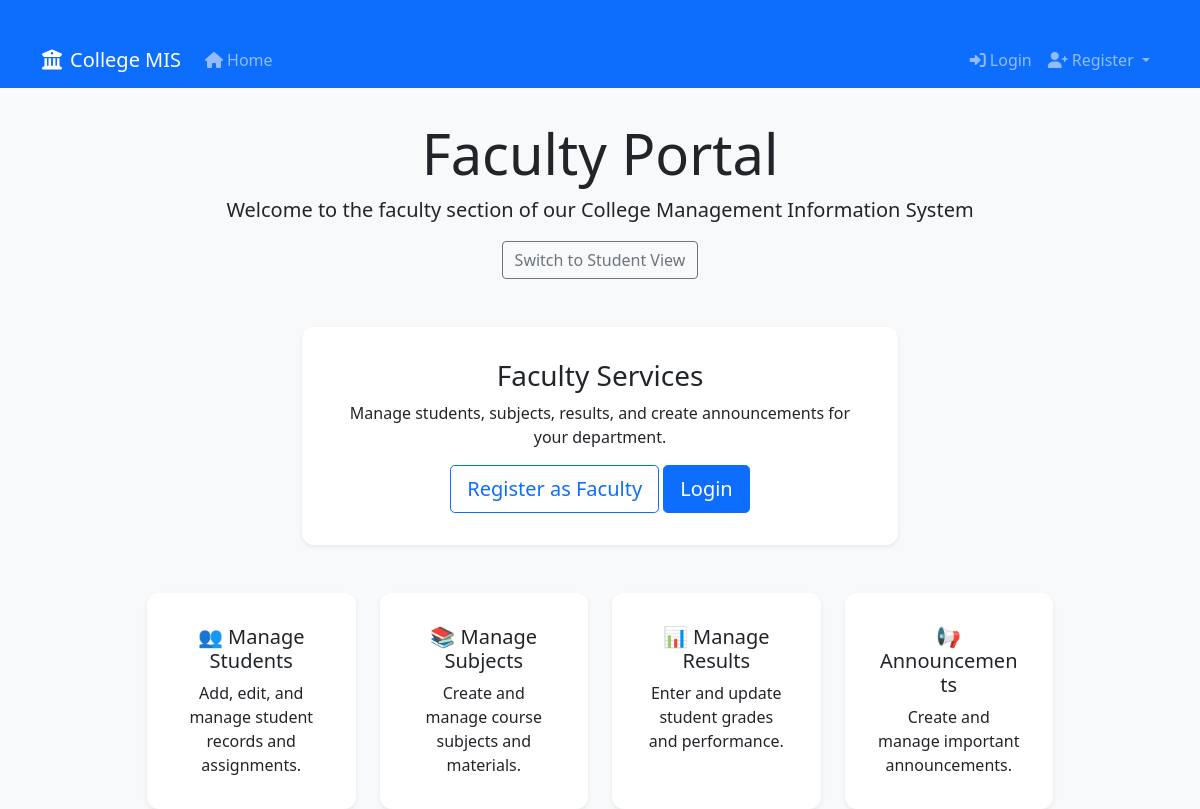
The page /faculty/home/ on the database as committed earlier.
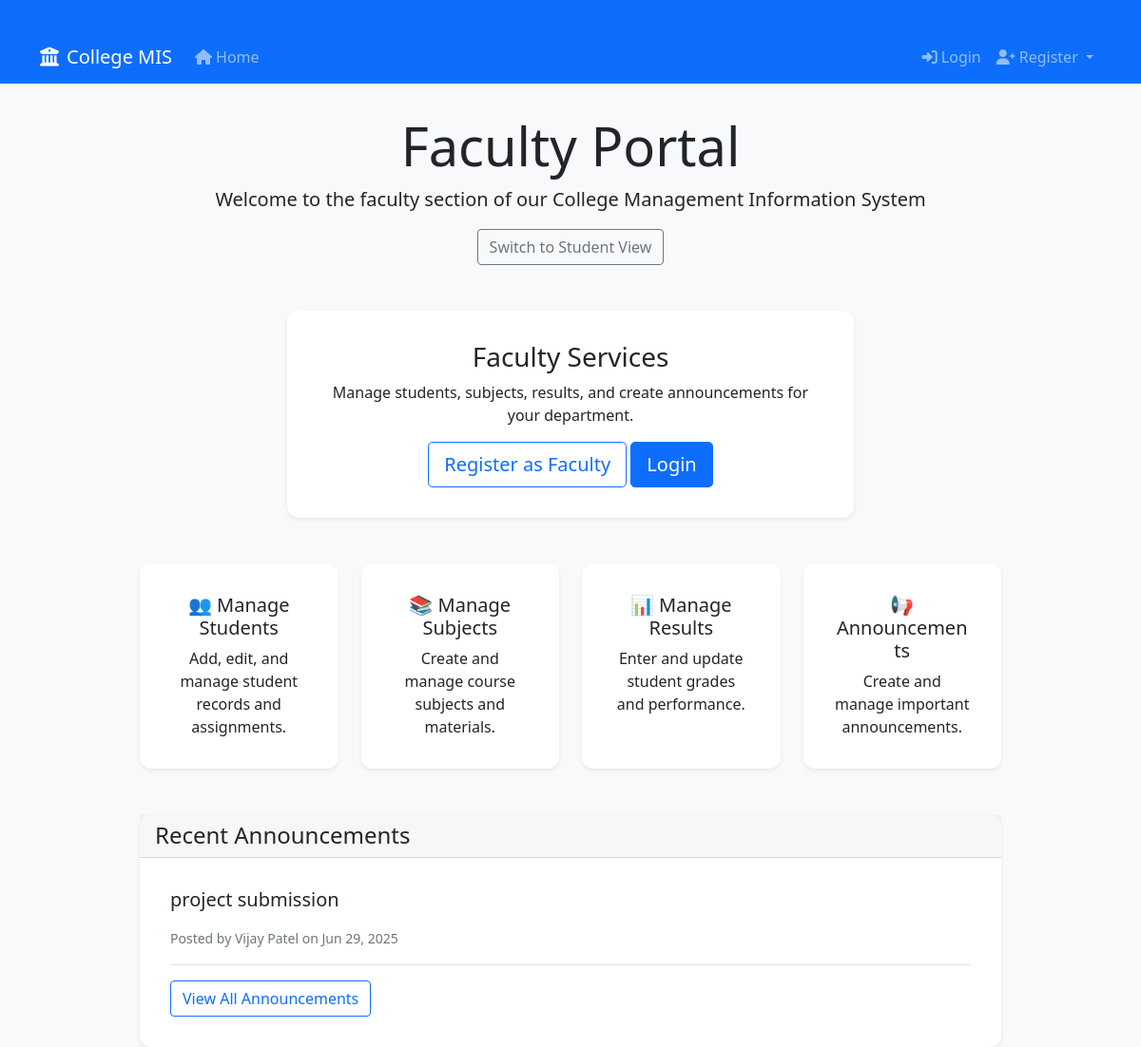
The same page on the database as committed later.
### core/models.py (models this page shows, shortened)
class Announcement(models.Model):
    title = models.CharField(max_length=200)
    message = models.TextField()
    created_at = models.DateTimeField(auto_now_add=True)
    to_students = models.ManyToManyField(Student, blank=True)
    to_groups = models.CharField(max_length=100, blank=True)  # For group announcements
    created_by = models.ForeignKey(Faculty, on_delete=models.SET_NULL, null=True, blank=True)

class Faculty(models.Model):
    user = models.OneToOneField('core.User', on_delete=models.CASCADE)
    phone_number = models.CharField(max_length=20, blank=True)
    department = models.CharField(max_length=100, blank=True)

class User(AbstractUser):
    is_student = models.BooleanField(default=False)
    is_faculty = models.BooleanField(default=False)

### faculty/views.py (the view)
# urls.py: path('home/', faculty_home, name='faculty_home'),
def faculty_home(request):
    announcements = Announcement.objects.all().order_by('-created_at')[:5]
    return render(request, 'faculty/home.html', {'announcements': announcements})

### templates/faculty/home.html (shortened to what this page needs)
{% extends 'base.html' %}
{% block content %}
<div class="container">
  <div class="row justify-content-center">
    <div class="col-md-10">
      <div class="text-center mb-5">
        <h1 class="display-4">Faculty Portal</h1>
        <p class="lead">Welcome to the faculty section of our College Management Information System</p>
        <div class="mb-3">
          <a href="{% url 'students_home' %}" class="btn btn-outline-secondary">Switch to Student View</a>
        </div>
      </div>
      <div class="row mb-5">
        <div class="col-md-8 mx-auto">
          <div class="card shadow-sm">
            <div class="card-body text-center">
              <h3 class="card-title">Faculty Services</h3>
              <p class="card-text">Manage students, subjects, results, and create announcements for your department.</p>
              {% if user.is_authenticated and user.faculty %}
                <a href="{% url 'faculty_dashboard' %}" class="btn btn-primary btn-lg">Go to Dashboard</a>
              {% else %}
                <div class="d-grid gap-2 d-md-block">
                  <a href="{% url 'register_faculty' %}" class="btn btn-outline-primary btn-lg">Register as Faculty</a>
                  <a href="{% url 'login' %}" class="btn btn-primary btn-lg">Login</a>
                </div>
              {% endif %}
            </div>
          </div>
        </div>
      </div>
      <div class="row">
        <div class="col-md-3">
          <div class="card shadow-sm h-100">
            <div class="card-body text-center">
              <h5 class="card-title">👥 Manage Students</h5>
              <p class="card-text">Add, edit, and manage student records and assignments.</p>
            </div>
          </div>
        </div>
        <div class="col-md-3">
          <div class="card shadow-sm h-100">
            <div class="card-body text-center">
              <h5 class="card-title">📚 Manage Subjects</h5>
              <p class="card-text">Create and manage course subjects and materials.</p>
            </div>
          </div>
        </div>
        <div class="col-md-3">
          <div class="card shadow-sm h-100">
            <div class="card-body text-center">
              <h5 class="card-title">📊 Manage Results</h5>
              <p class="card-text">Enter and update student grades and performance.</p>
            </div>
          </div>
        </div>
        <div class="col-md-3">
          <div class="card shadow-sm h-100">
            <div class="card-body text-center">
              <h5 class="card-title">📢 Announcements</h5>
              <p class="card-text">Create and manage important announcements.</p>
            </div>
          </div>
        </div>
      </div>
      {% if announcements %}
        <div class="card shadow-sm mt-5">
          <div class="card-header">
            <h4 class="mb-0">Recent Announcements</h4>
          </div>
          <div class="card-body">
            {% for announcement in announcements %}
              <div class="border-bottom pb-3 mb-3">
                <h5>{{ announcement.title }}</h5>
                <small class="text-muted">
                  Posted by {{ announcement.created_by.user.first_name }} on {{ announcement.created_at|date:"M d, Y" }}
                </small>
              </div>
            {% endfor %}
            <a href="{% url 'announcement_list' %}" class="btn btn-outline-primary">View All Announcements</a>
          </div>
        </div>
      {% endif %}
    </div>
  </div>
</div>
{% endblock %}

Rows that differ between the two databases and show on the page:
added Announcement: title "project submission", created_by.user.first_name "Vijay Patel", created_at "Jun 29, 2025"
Other text that changed with them:
text now shown: "Recent Announcements View All Announcements"
